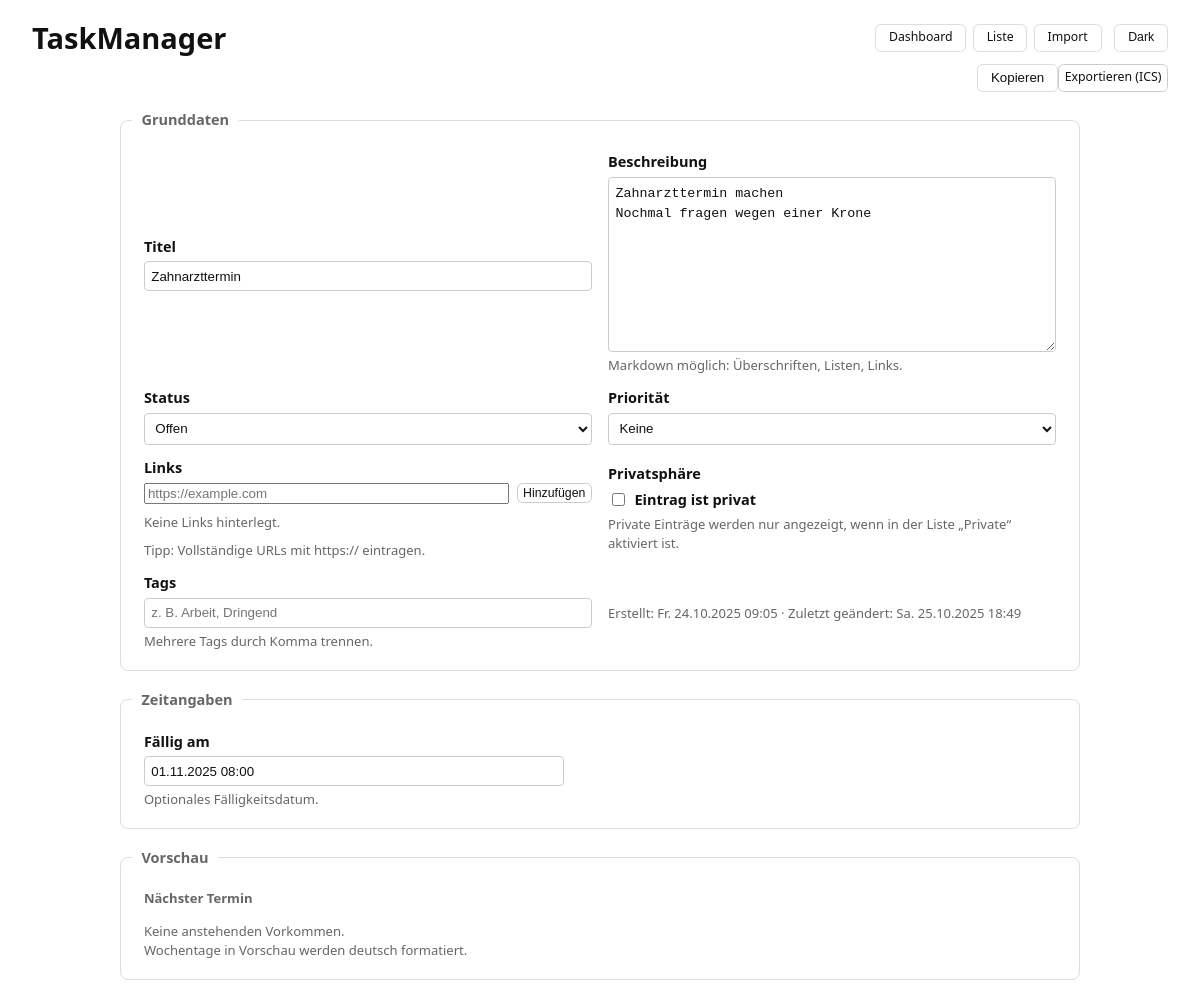
Screenshot of /items/ff1eaf64-5d8d-4db9-a2ee-c8f4bcb73cb3/edit with the database file from the repository.
### tables this page shows
CREATE TABLE "items" (
	"id"	TEXT,
	"type"	TEXT NOT NULL CHECK("type" IN ('task', 'appointment', 'event', 'reminder')),
	"name"	TEXT NOT NULL,
	"description"	TEXT,
	"status_key"	TEXT NOT NULL,
	"is_private"	INTEGER NOT NULL DEFAULT 0,
	"tags"	TEXT,
	"links"	TEXT,
	"start_utc"	TEXT,
	"end_utc"	TEXT,
	"due_utc"	TEXT,
	"reminder_utc"	TEXT,
	"is_all_day"	INTEGER DEFAULT 0,
	"rrule_string"	TEXT,
	"exdates"	TEXT,
	"ics_uid"	TEXT,
	"priority"	INTEGER,
	"created_utc"	TEXT,
	"last_modified_utc"	TEXT, task_planned_start_utc TEXT, task_planned_end_utc TEXT,
	PRIMARY KEY("id")
);

### web/server.py (the view)
@app.get("/items/{item_id}/edit", response_class=HTMLResponse)
def edit_item_page(
    item_id: str,
    request: Request,
    repo: DbRepository = Depends(get_repo),
    status=Depends(get_status),
):
    it = repo.get(item_id)
    if not it:
        raise HTTPException(404, "Item nicht gefunden")
    status_options = _status_options_for(status, it.type)
    if not status_options:
        status_options = [(it.status, _status_display(status, it.status))]
    rrule_line = ""
    dtstart_local = ""
    exdates_local = ""
    if getattr(it, "recurrence", None) and it.recurrence.rrule_string:
        for line in it.recurrence.rrule_string.splitlines():
            if line.startswith("DTSTART:"):
                try:
                    dt = datetime.strptime(line.split(":", 1)[1], "%Y%m%dT%H%M%SZ").replace(tzinfo=ZoneInfo("UTC"))
                    dtstart_local = format_local(dt)
                except Exception:
                    pass
            if line.startswith("RRULE:"):
                rrule_line = line.split(":", 1)[1]
    if getattr(it, "recurrence", None) and it.recurrence.exdates_utc:
        exdates_local = ", ".join(format_local(d) for d in it.recurrence.exdates_utc)
    status_color = None
    if hasattr(status, "get_definition"):
        sd = status.get_definition(it.status)
        if sd and getattr(sd, "color_light", None):
            status_color = sd.color_light
    back_qs = urlencode(list(request.query_params.multi_items()))
    resp = templates.TemplateResponse("edit.html", {
        "request": request,
        "it": it,
        "status_options": status_options,
        "dtstart_local": dtstart_local,
        "rrule_line": rrule_line,
        "exdates_local": exdates_local,
        "status_color": status_color,
        "back_qs": back_qs,
    })
    resp.headers["Cache-Control"] = "no-store, no-cache, must-revalidate, max-age=0"
    resp.headers["Pragma"] = "no-cache"
    return resp

### web/templates/edit.html (shortened to what this page needs)
{% extends "base.html" %}
{% block content %}
<div class="edit-actions" style="display:flex; justify-content:flex-end; margin:.25rem 0;">
  <button class="preview-btn"
          hx-post="/items/{{ it.id }}/copy"
          hx-swap="none"
          title="Dieses Item duplizieren">
    Kopieren
  </button>
  <a class="btn btn-xs" href="/export.ics?ids={{ it.id }}" target="_blank" rel="noopener">
    Exportieren (ICS)
    </a>
</div>
<div class="edit-container">
  <fieldset class="card">
    <legend class="card-title">Grunddaten</legend>
    <div class="card-body form-grid">
      <div class="full" style="max-width: 720px;">
        <label for="name">Titel</label>
        <input id="name" type="text" name="name" value="{{ it.name }}" placeholder="Kurzer, prägnanter Titel"
              hx-post="/items/{{ it.id }}/edit" hx-trigger="change delay:300ms"
              hx-include="#name"
              hx-swap="none">
      </div>
      <div class="full" style="max-width: 720px;">
        <label for="description">Beschreibung</label>
        <textarea id="description" name="description" placeholder="Ausführliche Beschreibung, Hinweise, Checkliste… (Markdown unterstützt)"
                  hx-post="/items/{{ it.id }}/edit" hx-trigger="change delay:400ms"
                  hx-include="#description"
                  hx-swap="none" rows="8">{{ it.description | default('') }}</textarea>
        <div class="muted">Markdown möglich: Überschriften, Listen, Links.</div>
      </div>
      <div>
        <label for="status_key">Status</label>
        <select id="status_key" name="status_key"
                hx-post="/items/{{ it.id }}/edit" hx-trigger="change"
                hx-include="#status_key"
                hx-swap="none">
          {% for key, label in status_options %}
            <option value="{{ key }}" {% if key == it.status %}selected{% endif %}>{{ label }}</option>
          {% endfor %}
        </select>
      </div>
      <div>
        <label for="priority">Priorität</label>
        <select id="priority" name="priority"
                hx-post="/items/{{ it.id }}/edit" hx-trigger="change"
                hx-include="#priority"
                hx-swap="none">
          <option value="0" {% if (it.priority or 0) == 0 %}selected{% endif %}>Keine</option>
        </select>
      </div>
      {% include "_links_block.html" with context %}
      <div>
        <label>Privatsphäre</label>
        <label class="inline">
          <input id="is_private" type="checkbox" name="is_private" value="1" {% if it.is_private %}checked{% endif %}
                hx-post="/items/{{ it.id }}/edit" hx-trigger="change"
                hx-include="#is_private"
                hx-swap="none">
          Eintrag ist privat
        </label>
        <div class="muted">Private Einträge werden nur angezeigt, wenn in der Liste „Private“ aktiviert ist.</div>
      </div>
      <div class="full" style="max-width: 720px;">
        <label for="tags">Tags</label>
        <input id="tags" type="text" name="tags" value="{{ (it.tags or []) | join(', ') }}" placeholder="z. B. Arbeit, Dringend"
              hx-post="/items/{{ it.id }}/edit" hx-trigger="change delay:300ms"
              hx-include="#tags"
              hx-swap="none">
        <div class="muted">Mehrere Tags durch Komma trennen.</div>
      </div>
      <div class="full" style="max-width: 720px; margin-top:.25rem;">
        <div class="muted">
          {% if it.created_utc %}
            Erstellt: {{ it.created_utc | format_local_short_weekday_de("%a %d.%m.%Y %H:%M") }}. {{ it.created_utc | format_local("%d.%m.%Y %H:%M") }}
          {% else %}
            Erstellt: –
          {% endif %}
          ·
          {% if it.last_modified_utc %}
            Zuletzt geändert: {{ it.last_modified_utc | format_local_short_weekday_de("%a %d.%m.%Y %H:%M") }}. {{ it.last_modified_utc | format_local("%d.%m.%Y %H:%M") }}
          {% else %}
            Zuletzt geändert: –
          {% endif %}
        </div>
      </div>
    </div>
  </fieldset>
  <fieldset class="card">
    <legend class="card-title">Zeitangaben</legend>
    <div class="card-body form-grid">
      {% if it.type == 'task' %}
        <div style="max-width: 420px;">
          <label for="due">Fällig am</label>
          <input id="due" class="fp-datetime" type="text" name="due" value="{{ it.due_utc | format_local }}"
                 placeholder="dd.mm.yyyy hh:mm"
                 hx-post="/items/{{ it.id }}/due" hx-trigger="change" hx-swap="none">
          <div class="muted">Optionales Fälligkeitsdatum.</div>
        </div>
      {% endif %}
    </div>
  </fieldset>
  <fieldset class="card">
    <legend class="card-title">Vorschau</legend>
    <div class="card-body">
      {% set has_recur_preview = (it.recurrence is defined and it.recurrence and (it.recurrence.rrule_string or (it.recurrence.exdates_utc or ()))) %}
      {% if has_recur_preview %}
        <h3 class="muted" style="margin-top:0; display:flex; align-items:center; gap:.5rem;">
          Nächste
          <select id="occ-n" class="btn btn-xs" style="min-height:auto; padding:.1rem .35rem;">
            {% for k in range(1,11) %}
              <option value="{{ k }}" {% if k == 10 %}selected{% endif %}>{{ k }}</option>
            {% endfor %}
          </select>
          Vorkommen
        </h3>
        <div id="occ"
             hx-get="/items/{{ it.id }}/occurrences"
             hx-trigger="load from:#occ-n changed"
             hx-include="#occ-n"
             hx-params="*"
             data-locale="de">
          {% include "_occurrences.html" with context %}
        </div>
      {% else %}
        <h3 class="muted" style="margin-top:0;">Nächster Termin</h3>
        <div id="occ"
             hx-get="/items/{{ it.id }}/occurrences"
             hx-trigger="load"
             hx-params="*"
             data-locale="de">
          {% include "_occurrences.html" with context %}
        </div>
      {% endif %}
      <div class="muted">Wochentage in Vorschau werden deutsch formatiert.</div>
    </div>
  </fieldset>
</div>
{% endblock %}

### web/static/style.css (style rules this page uses)
:root { --color-bg: #ffffff; --color-fg: #111111; --color-muted: #666666; --color-border: #dddddd; --color-bg-alt: #fafafa; --color-primary: #007bff; --color-danger: #dc3545; --color-success: #198754; --color-info: #0d6efd; --color-warning: #ffc107; --alert-error-bg: #ffecec; --alert-error-border: #f5c2c7; --alert-error-fg: #842029; --alert-success-bg: #e6ffed; --alert-success-border: #b2f5ea; --alert-success-fg: #0f5132; --alert-info-bg: #e7f1ff; --alert-info-border: #b6d4fe; --alert-info-fg: #084298; --chip-bg: #f2f2f2; --chip-fg: #333333; --link-chip-hover-bg: #f5f7ff; --link-del-hover-bg: #ffebee; --time-soon: #d9822b; --time-past: var(--color-danger); --focus-ring: 2px solid var(--color-primary); --font-size-base: 14.5px; --font-size-sm: 12px; --font-size-md: 14px; --line-height: 1.5; --radius: .25rem; --radius-sm: 4px; --radius-base: 8px; --radius-pill: 1rem; --space-1: .1rem; --space-2: .2rem; --space-3: .3rem; --space-4: .35rem; --space-5: .5rem; --duration-fast: 150ms; --ease-standard: cubic-bezier(0.16, 1, 0.3, 1); --color-teal-500-rgb: 33, 128, 141; --color-teal-300-rgb: 50, 184, 198; --font-weight-medium: 500; }
html[data-theme="light"] { --color-bg: #ffffff; --color-fg: #111111; --color-muted: #666666; --color-border: #dddddd; --color-bg-alt: #fafafa; --chip-bg: #f2f2f2; --chip-fg: #333333; --link-chip-hover-bg: #f5f7ff; --link-del-hover-bg: #ffebee; }
* { box-sizing: border-box; }
html, body { background: var(--color-bg); color: var(--color-fg); }
body { font-family: system-ui, Arial, sans-serif; margin: 1rem 2rem; font-size: var(--font-size-base); line-height: var(--line-height); }
label { font-weight: bold; }
textarea { resize: vertical; }
input[type="checkbox"] { width: auto; }
.muted { color: var(--color-muted); }
.inline { display: flex; align-items: center; gap: .4rem; flex-wrap: wrap; }
.form-grid { display: grid; grid-template-columns: repeat(2, minmax(260px, 1fr)); gap: .75rem 1rem; align-items: center; }
.form-grid > div, .form-grid fieldset { display: flex; flex-direction: column; gap: .25rem; }
input[type="text"], input[type="datetime-local"], select, textarea { width: 100%; padding: .4rem; border: 1px solid #ccc; border-radius: 4px; background: var(--color-bg); color: var(--color-fg); }
button, .btn, .btn:visited { display: inline-flex; align-items: center; justify-content: center; gap: .35rem; padding: .35rem .8rem; border: 1px solid #ccc; border-radius: .35rem; background: var(--color-bg); color: var(--color-fg); text-decoration: none; cursor: pointer; transition: background var(--duration-fast) var(--ease-standard), border-color var(--duration-fast) var(--ease-standard), color var(--duration-fast) var(--ease-standard), box-shadow var(--duration-fast) var(--ease-standard); }
.btn-xs { padding: .15rem .35rem; font-size: .85em; }
.card { border: 1px solid var(--color-border); border-radius: .5rem; background: var(--color-bg); margin: .75rem 0; }
.card-title { font-weight: 600; color: var(--color-muted); padding: .35rem .6rem; }
.card-body { padding: .6rem .75rem; }
.edit-container { max-width: 960px; margin: 0 auto; }
.edit-container textarea#description { min-height: 10rem; line-height: 1.5; }
.edit .muted, .edit .hint, .muted { color: var(--color-muted); font-size: .9em; }
.preview-btn { background: transparent; color: var(--color-fg); border: 1px solid var(--color-border); text-decoration: none; }

### rows the page displays
items: name "Zahnarzttermin", description "Zahnarzttermin machen Nochmal fragen wegen einer Krone", status_key "Offen", priority "Keine"

### other values shown
{{ it.created_utc | format_local_short_weekday_de("%a %d.%m.%Y %H:%M") }} "Fr"
{{ it.created_utc | format_local("%d.%m.%Y %H:%M") }} "24.10.2025 09:05"
{{ it.last_modified_utc | format_local("%d.%m.%Y %H:%M") }} "25.10.2025 18:49"
